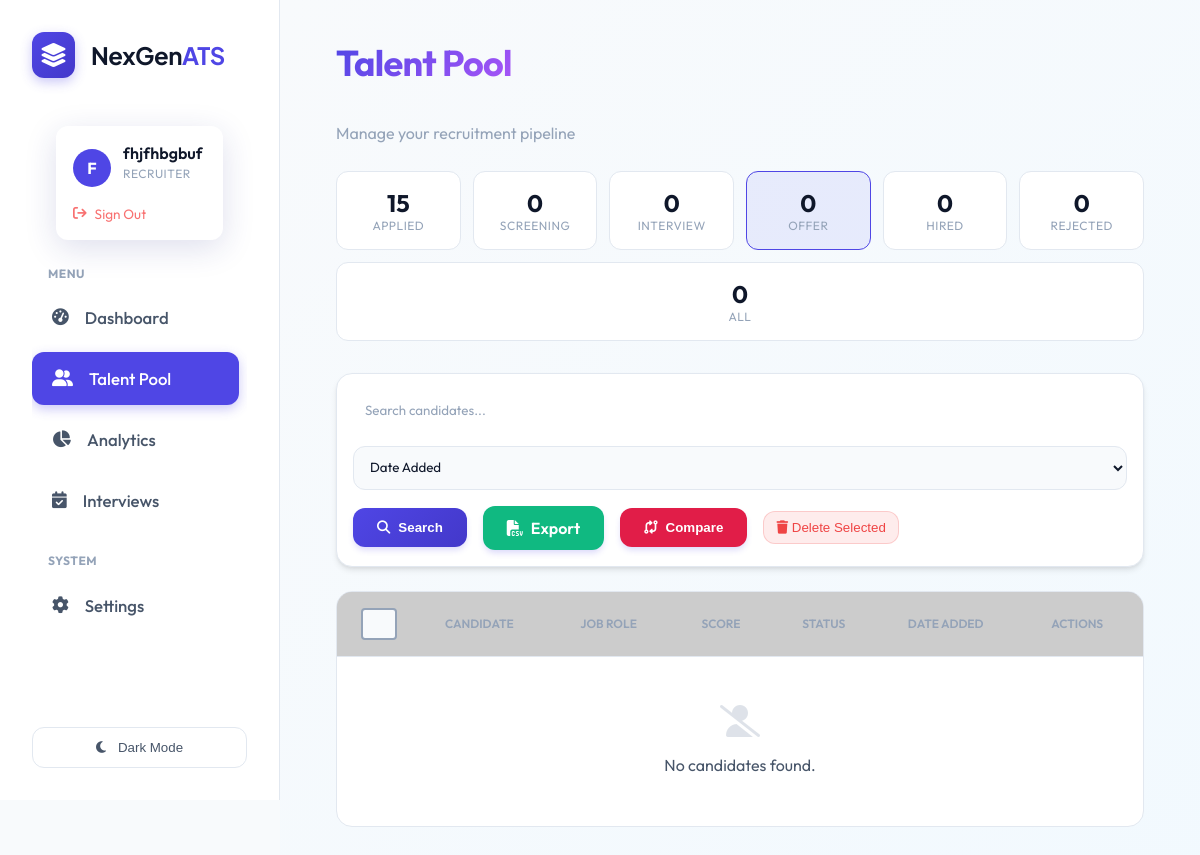
Page /talent_pool?status=Offer (signed in) on the earlier database version.
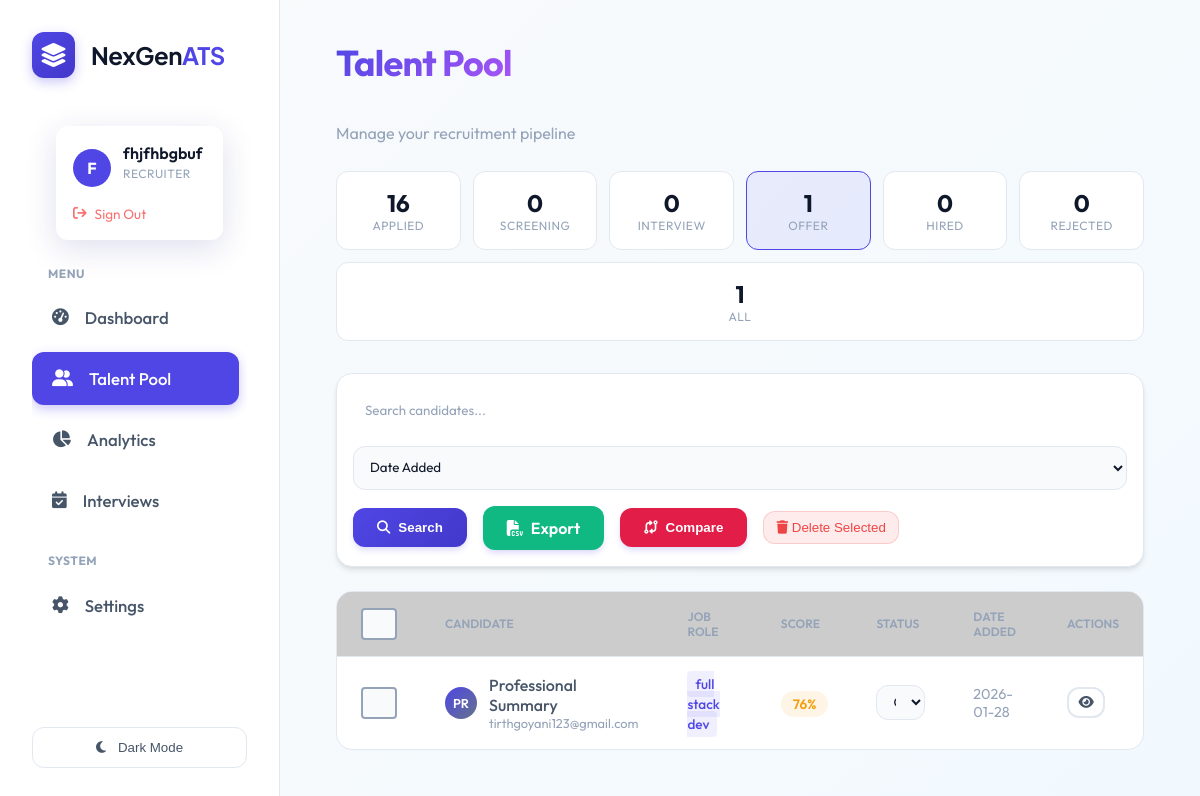
Same page on the later database version.
### tables this page shows
CREATE TABLE candidates (
                    id INTEGER PRIMARY KEY AUTOINCREMENT,
                    job_id INTEGER,
                    filename TEXT,
                    semantic_score REAL,
                    skills_score REAL,
                    experience_score REAL,
                    total_score REAL,
                    email TEXT,
                    phone TEXT,
                    full_text TEXT,
                    missing_skills TEXT,
                    interview_questions TEXT,
                    created_at TIMESTAMP DEFAULT CURRENT_TIMESTAMP, user_id INTEGER, status TEXT DEFAULT 'Applied', notes TEXT, name TEXT,
                    FOREIGN KEY(job_id) REFERENCES jobs(id)
                );

CREATE TABLE jobs (
                    id INTEGER PRIMARY KEY AUTOINCREMENT,
                    title TEXT NOT NULL,
                    description TEXT,
                    created_at TIMESTAMP DEFAULT CURRENT_TIMESTAMP,
                    status TEXT DEFAULT 'Open'
                );

### routes/talent_pool.py (the view)
@bp.route('/talent_pool')
@login_required
@role_required('recruiter')
def index():
    query = request.args.get('q', '')
    status_filter = request.args.get('status', '')
    sort_by = request.args.get('sort', 'created_at')
    sort_order = request.args.get('order', 'desc')
    conn = database.get_db_connection()
    base_query = '''
        SELECT c.*, j.title as job_role
        FROM candidates c
        LEFT JOIN jobs j ON c.job_id = j.id
        WHERE 1=1
    '''
    params = []
    if query:
        base_query += ' AND (c.filename LIKE ? OR c.full_text LIKE ?)'
        params.extend([f'%{query}%', f'%{query}%'])
    if status_filter:
        base_query += ' AND c.status = ?'
        params.append(status_filter)
    valid_sorts = ['created_at', 'total_score', 'filename', 'status']
    if sort_by not in valid_sorts:
        sort_by = 'created_at'
    order = 'DESC' if sort_order == 'desc' else 'ASC'
    base_query += f' ORDER BY c.{sort_by} {order}'
    candidates = conn.execute(base_query, params).fetchall()
    pipeline_stats = {}
    for status in PIPELINE_STATUSES:
        count = conn.execute('SELECT COUNT(*) FROM candidates WHERE status = ?', (status,)).fetchone()[0]
        pipeline_stats[status] = count
    conn.close()
    return render_template('talent_pool.html',
                         candidates=candidates,
                         query=query,
                         status_filter=status_filter,
                         sort_by=sort_by,
                         sort_order=sort_order,
                         pipeline_stats=pipeline_stats,
                         statuses=PIPELINE_STATUSES)

### app.py (called while the page is built)
@login_manager.user_loader
def load_user(user_id):
    return User.get(user_id)

### database.py (called while the page is built)
def get_db_connection():
    db_url = os.getenv('DATABASE_URL')
    if db_url:
        import psycopg2
        from psycopg2.extras import RealDictCursor
        conn = psycopg2.connect(db_url, cursor_factory=RealDictCursor)
        return conn
    else:
        conn = sqlite3.connect(DB_NAME)
        conn.row_factory = sqlite3.Row
        return conn

    @staticmethod
    def get(user_id):
        conn = get_db_connection()
        user = conn.execute('SELECT * FROM users WHERE id = ?', (user_id,)).fetchone()
        conn.close()
        if not user: return None
        return User(user['id'], user['name'], user['email'], user['role'], user['password_hash'],
                   user['resume_path'], user['skills'], user['experience'], user['education'], user['profile_summary'])

### templates/talent_pool.html (shortened to what the changed rows need)
{% extends "layout.html" %}
{% block content %}
<div class="dashboard-header" style="margin-bottom: 1.5rem;">
    <div>
        <h1 class="text-gradient">Talent Pool</h1>
    </div>
</div>
<div class="pipeline-stats" style="display: flex; gap: 0.75rem; margin-bottom: 2rem; flex-wrap: wrap;">
    {% for status in statuses %}
    <a href="?status={{ status }}" class="pipeline-stat-card {% if status_filter == status %}active{% endif %}"
        style="flex: 1; min-width: 120px; text-decoration: none;">
        <div class="stat-count">{{ pipeline_stats.get(status, 0) }}</div>
        <div class="stat-label">{{ status }}</div>
    </a>
    {% endfor %}
    <a href="/talent_pool" class="pipeline-stat-card {% if not status_filter %}active{% endif %}"
        style="flex: 1; min-width: 120px; text-decoration: none;">
        <div class="stat-count">{{ candidates|length }}</div>
        <div class="stat-label">All</div>
    </a>
</div>
<div class="table-container">
    <table>
        <thead>
            <tr>
                <th width="40">
                    <input type="checkbox" id="selectAll" class="custom-checkbox" onchange="toggleSelectAll(this)">
                </th>
                <th>Candidate</th>
                <th>Job Role</th>
                <th>Score</th>
                <th>Status</th>
                <th>Date Added</th>
                <th>Actions</th>
            </tr>
        </thead>
        <tbody>
            {% for cand in candidates %}
            <tr data-id="{{ cand.id }}">
                <td onclick="event.stopPropagation()">
                    <input type="checkbox" name="compare_id" value="{{ cand.id }}"
                        class="custom-checkbox candidate-checkbox">
                </td>
                <td>
                    <div style="display: flex; align-items: center; gap: 0.75rem;">
                        <div class="avatar sm">
                            {{ (cand.name or cand.filename)[:2] }}
                        </div>
                        <div>
                            <div style="font-weight: 500;">{{ cand.name if cand.name else cand.filename }}</div>
                            {% if cand.email %}
                            <div style="font-size: 0.8rem; color: var(--text-muted);">{{ cand.email }}</div>
                            {% endif %}
                        </div>
                    </div>
                </td>
                <td>
                    <span class="role-tag">{{ cand.job_role if cand.job_role else 'General' }}</span>
                </td>
                <td>
                    <span
                        class="score-badge {% if cand.total_score >= 80 %}high{% elif cand.total_score >= 50 %}medium{% else %}low{% endif %}">
                        {{ cand.total_score|round|int }}%
                    </span>
                </td>
                <td>
                    <select class="status-dropdown" data-id="{{ cand.id }}" onchange="updateStatus(this)">
                        {% for status in statuses %}
                        <option value="{{ status }}" {% if cand.status==status %}selected{% endif %}>{{ status }}
                        </option>
                        {% endfor %}
                    </select>
                </td>
                <td style="color: var(--text-muted); font-size: 0.9rem;">{{ cand.created_at[:10] }}</td>
                <td>
                    <button onclick="viewCandidate({{ cand.id }})" class="btn-secondary btn-sm">
                        <i class="fa-solid fa-eye"></i>
                    </button>
                </td>
            </tr>
            {% else %}
            <tr>
                <td colspan="7" class="no-data" style="text-align: center; padding: 3rem;">
                    <i class="fa-solid fa-user-slash" style="font-size: 2rem; opacity: 0.3; margin-bottom: 1rem;"></i>
                    <p style="margin: 0;">No candidates found.</p>
                </td>
            </tr>
            {% endfor %}
        </tbody>
    </table>
</div>
{% endblock %}

Differences in the rows shown:
added candidates: name "PR", name "Professional Summary", email "tirthgoyani123@gmail.com", title "full stack dev", total_score "76", status+id "Offer", created_at "2026-01-28"
Other differences:
{{ candidates|length }}: "0" → "1"
new list line: "16 APPLIED"
new list line: "1 OFFER"
list line gone: "15 APPLIED"
list line gone: "0 OFFER"
text no longer shown: "No candidates found."
